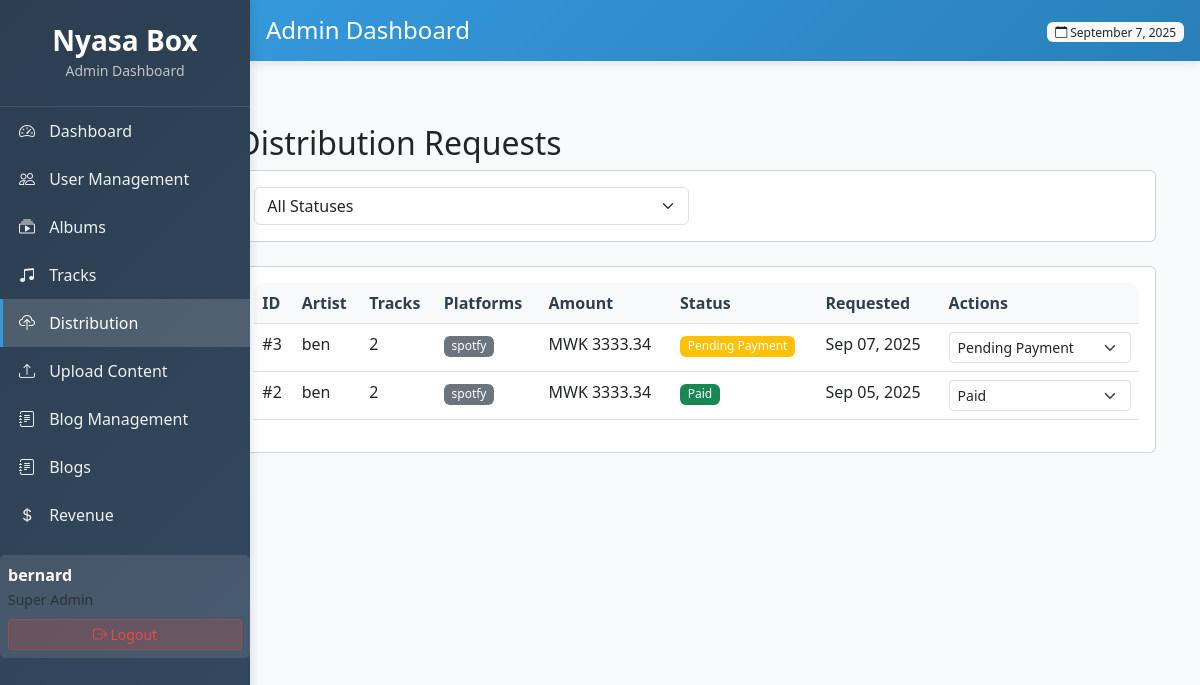
Before: /xyz/distribution-requests/ (signed in) with the older database file.
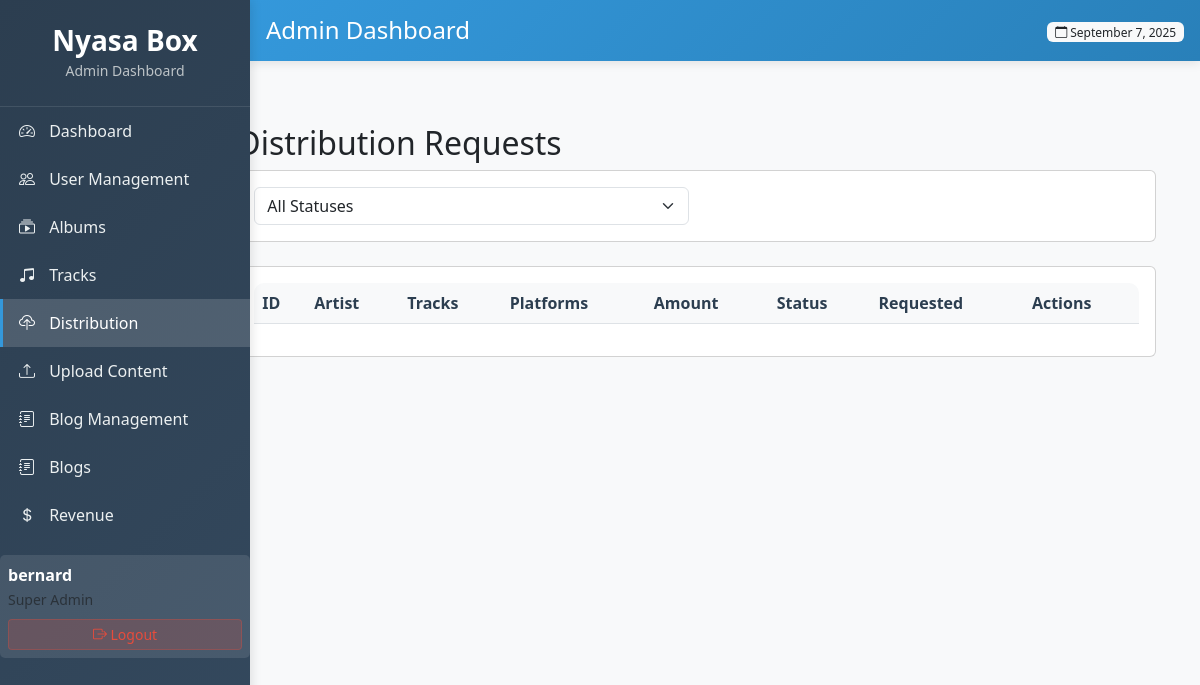
After: the same page with the newer database file.
### core/models.py (models this page shows, shortened)
class DistributionRequest(models.Model):
    STATUS_CHOICES = (
        ('pending', 'Pending Payment'),
        ('paid', 'Paid'),
        ('processing', 'Processing'),
        ('distributed', 'Distributed'),
        ('rejected', 'Rejected'),
        ('cancelled', 'Cancelled'),
    )
    artist = models.ForeignKey(User, on_delete=models.CASCADE, related_name='distribution_requests')
    tracks = models.ManyToManyField(Track, related_name='distribution_requests')
    platforms = models.ManyToManyField(DistributionPlatform, related_name='distribution_requests')
    requested_at = models.DateTimeField(auto_now_add=True)
    status = models.CharField(max_length=20, choices=STATUS_CHOICES, default='pending')
    total_amount = models.DecimalField(max_digits=10, decimal_places=2, default=0.00)
    payment_reference = models.CharField(max_length=100, blank=True)
    payment_date = models.DateTimeField(null=True, blank=True)
    distributed_date = models.DateTimeField(null=True, blank=True)

class DistributionPlatform(models.Model):
    name = models.CharField(max_length=100)
    logo = models.ImageField(upload_to='platform_logos/', blank=True, null=True)
    description = models.TextField(blank=True)
    is_active = models.BooleanField(default=True)

### core/admin_views.py (the view, shortened to what this page needs)
# urls.py: path('xyz/distribution-requests/', admin_views.admin_distribution_requests, name='admin_distribution_requests'),
@login_required
@user_passes_test(is_admin)
def admin_distribution_requests(request):
    status_filter = request.GET.get('status')
    distribution_requests = DistributionRequest.objects.select_related(
        'artist'
    ).prefetch_related(
        'tracks', 'platforms'
    ).order_by('-requested_at')
    if status_filter:
        distribution_requests = distribution_requests.filter(status=status_filter)
    return render(request, 'peza/distribution_requests.html', {
        'distribution_requests': distribution_requests,
        'status_choices': DistributionRequest.STATUS_CHOICES,
    })

### core/admin_views.py (called while the page is built)
def is_admin(user):
    return user.is_authenticated and user.is_superuser

### core/templates/peza/distribution_requests.html (shortened to what this page needs)
{% extends 'peza/base.html' %}
{% block content %}
<div class="container-fluid">
    <div class="row">
        <div class="col-md-9 col-lg-10 ms-auto">
            <div class="container-fluid mt-4">
                <h2>Distribution Requests</h2>
                <div class="card mb-4">
                    <div class="card-body">
                        <form method="get" class="row g-3">
                            <div class="col-md-6">
                                <select name="status" class="form-select" onchange="this.form.submit()">
                                    <option value="">All Statuses</option>
                                </select>
                            </div>
                        </form>
                    </div>
                </div>
                <div class="card">
                    <div class="card-body">
                        <div class="table-responsive">
                            <table class="table table-hover">
                                <thead>
                                    <tr>
                                        <th>ID</th>
                                        <th>Artist</th>
                                        <th>Tracks</th>
                                        <th>Platforms</th>
                                        <th>Amount</th>
                                        <th>Status</th>
                                        <th>Requested</th>
                                        <th>Actions</th>
                                    </tr>
                                </thead>
                                <tbody>
                                    {% for dist in distribution_requests %}
                                    <tr>
                                        <td>#{{ dist.id }}</td>
                                        <td>{{ dist.artist.username }}</td>
                                        <td>{{ dist.tracks.count }}</td>
                                        <td>
                                            {% for platform in dist.platforms.all %}
                                            <span class="badge bg-secondary">{{ platform.name }}</span>
                                            {% endfor %}
                                        </td>
                                        <td>MWK {{ dist.total_amount|floatformat:2 }}</td>
                                        <td>
                                            <span class="badge bg-{% if dist.status == 'paid' %}success{% elif dist.status == 'pending' %}warning{% else %}info{% endif %}">
                                                {{ dist.get_status_display }}
                                            </span>
                                        </td>
                                        <td>{{ dist.requested_at|date:"M d, Y" }}</td>
                                        <td>
                                            <form method="post" class="d-inline">
                                                <select name="status" class="form-select form-select-sm" onchange="this.form.submit()">
                                                    {% for value, label in status_choices %}
                                                    <option value="{{ value }}" {% if dist.status == value %}selected{% endif %}>
                                                        {{ label }}
                                                    </option>
                                                    {% endfor %}
                                                </select>
                                            </form>
                                        </td>
                                    </tr>
                                    {% endfor %}
                                </tbody>
                            </table>
                        </div>
                    </div>
                </div>
            </div>
        </div>
    </div>
</div>
{% endblock %}

Changed rows visible on the page:
removed DistributionRequest: id "3", artist.username "ben", tracks.count "2", total_amount "3333.34", status "Pending Payment", requested_at "Sep 07, 2025"
no longer on this page (row unchanged): DistributionPlatform: name "spotfy"
removed DistributionRequest: id "2", artist.username "ben", tracks.count "2", total_amount "3333.34", status "Paid", requested_at "Sep 05, 2025"
